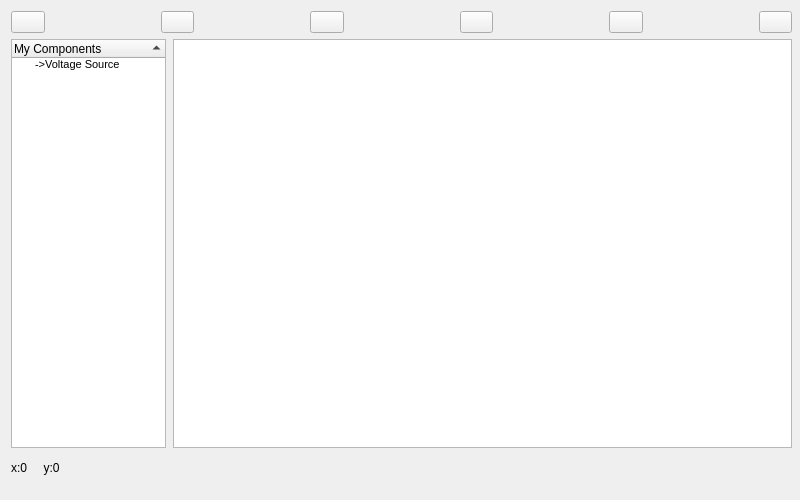
<?xml version="1.0" encoding="UTF-8"?>
<ui version="4.0">
 <class>Widget</class>
 <widget class="QWidget" name="Widget">
  <property name="enabled">
   <bool>true</bool>
  </property>
  <property name="geometry">
   <rect>
    <x>0</x>
    <y>0</y>
    <width>800</width>
    <height>500</height>
   </rect>
  </property>
  <property name="sizePolicy">
   <sizepolicy hsizetype="Expanding" vsizetype="Expanding">
    <horstretch>0</horstretch>
    <verstretch>0</verstretch>
   </sizepolicy>
  </property>
  <property name="minimumSize">
   <size>
    <width>800</width>
    <height>500</height>
   </size>
  </property>
  <property name="windowTitle">
   <string>eBui</string>
  </property>
  <layout class="QVBoxLayout" name="verticalLayout_2" stretch="0,15,1">
   <property name="sizeConstraint">
    <enum>QLayout::SetNoConstraint</enum>
   </property>
   <property name="rightMargin">
    <number>8</number>
   </property>
   <property name="bottomMargin">
    <number>19</number>
   </property>
   <item>
    <layout class="QHBoxLayout" name="horizontalLayout_4">
     <property name="spacing">
      <number>116</number>
     </property>
     <property name="rightMargin">
      <number>0</number>
     </property>
     <item>
      <widget class="QPushButton" name="Open">
       <property name="text">
        <string/>
       </property>
       <property name="icon">
        <iconset resource="icons.qrc">
         <normaloff>:/Icons/Icons/icons8-folder-50.png</normaloff>:/Icons/Icons/icons8-folder-50.png</iconset>
       </property>
      </widget>
     </item>
     <item>
      <widget class="QPushButton" name="New">
       <property name="text">
        <string/>
       </property>
       <property name="icon">
        <iconset resource="icons.qrc">
         <normaloff>:/Icons/Icons/icons8-add-50.png</normaloff>:/Icons/Icons/icons8-add-50.png</iconset>
       </property>
      </widget>
     </item>
     <item>
      <widget class="QPushButton" name="Simulate">
       <property name="text">
        <string/>
       </property>
       <property name="icon">
        <iconset resource="icons.qrc">
         <normaloff>:/Icons/Icons/icons8-electronics-50.png</normaloff>:/Icons/Icons/icons8-electronics-50.png</iconset>
       </property>
      </widget>
     </item>
     <item>
      <widget class="QPushButton" name="Wire">
       <property name="text">
        <string/>
       </property>
       <property name="icon">
        <iconset resource="icons.qrc">
         <normaloff>:/Icons/Icons/icons8-wire-50.png</normaloff>:/Icons/Icons/icons8-wire-50.png</iconset>
       </property>
       <property name="checkable">
        <bool>true</bool>
       </property>
      </widget>
     </item>
     <item>
      <widget class="QPushButton" name="Save">
       <property name="text">
        <string/>
       </property>
       <property name="icon">
        <iconset resource="icons.qrc">
         <normaloff>:/Icons/Icons/icons8-save-50.png</normaloff>:/Icons/Icons/icons8-save-50.png</iconset>
       </property>
      </widget>
     </item>
     <item>
      <widget class="QPushButton" name="AddComponent">
       <property name="text">
        <string/>
       </property>
       <property name="icon">
        <iconset resource="icons.qrc">
         <normaloff>:/Icons/Icons/icons8-heater-resistor-50.png</normaloff>:/Icons/Icons/icons8-heater-resistor-50.png</iconset>
       </property>
      </widget>
     </item>
    </layout>
   </item>
   <item>
    <layout class="QHBoxLayout" name="horizontalLayout_2" stretch="1">
     <item>
      <layout class="QHBoxLayout" name="horizontalLayout_5" stretch="1,4">
       <property name="spacing">
        <number>7</number>
       </property>
       <item>
        <widget class="QTreeWidget" name="treeWidget">
         <property name="uniformRowHeights">
          <bool>false</bool>
         </property>
         <property name="sortingEnabled">
          <bool>true</bool>
         </property>
         <property name="animated">
          <bool>false</bool>
         </property>
         <property name="allColumnsShowFocus">
          <bool>false</bool>
         </property>
         <property name="wordWrap">
          <bool>false</bool>
         </property>
         <property name="headerHidden">
          <bool>false</bool>
         </property>
         <column>
          <property name="text">
           <string>My Components</string>
          </property>
          <property name="font">
           <font>
            <weight>50</weight>
            <bold>false</bold>
           </font>
          </property>
          <property name="icon">
           <iconset resource="icons.qrc">
            <normaloff>:/Icons/Icons/icons8-folder-50.png</normaloff>:/Icons/Icons/icons8-folder-50.png</iconset>
          </property>
         </column>
         <item>
          <property name="text">
           <string>-&gt;Voltage Source</string>
          </property>
          <property name="font">
           <font>
            <pointsize>8</pointsize>
           </font>
          </property>
          <property name="icon">
           <iconset resource="icons.qrc">
            <normaloff>:/Icons/Icons/Voltage.png</normaloff>:/Icons/Icons/Voltage.png</iconset>
          </property>
         </item>
        </widget>
       </item>
       <item>
        <layout class="QVBoxLayout" name="verticalLayout" stretch="0">
         <property name="spacing">
          <number>0</number>
         </property>
         <item>
          <widget class="QGraphicsView" name="graphicsView"/>
         </item>
        </layout>
       </item>
      </layout>
     </item>
    </layout>
   </item>
   <item>
    <layout class="QVBoxLayout" name="verticalLayout_4">
     <item>
      <widget class="QLabel" name="label">
       <property name="text">
        <string>x:0     y:0</string>
       </property>
      </widget>
     </item>
    </layout>
   </item>
  </layout>
 </widget>
 <layoutdefault spacing="6" margin="11"/>
 <resources>
  <include location="icons.qrc"/>
 </resources>
 <connections/>
</ui>
